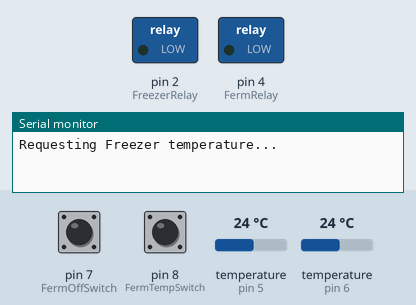
The sketch below on a simulated Arduino Uno, built with avr-gcc and run on an emulated ATmega328P. Parts: switched loads named in the sketch (green lamp = pin HIGH), the last lines printed to the serial monitor. The inputs (shaded band) are chosen by the test bench; at power-on: temperature (sensors on pin 6, pin 5) 24 °C, pin 7 (FermOffSwitch) HIGH, pin 8 (FermTempSwitch) HIGH.

Above: at 2.2 s.
2.3 s: temperature (sensor on pin 6) set to 5.3 °C
10.7 s: temperature (sensor on pin 6) set to 4.6 °C
19.1 s: temperature (sensor on pin 5) set to 16.2 °C
33.1 s: temperature (sensor on pin 5) set to 14.9 °C
At 36.2 s:
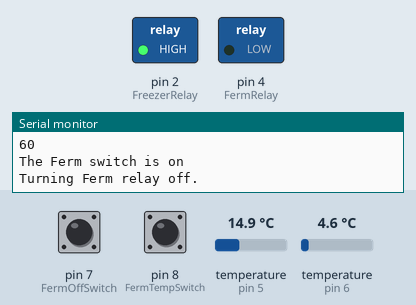
44.9 s: temperature (sensor on pin 5) set to 15.8 °C
53.3 s: temperature (sensor on pin 5) set to 17 °C
At 59.3 s:
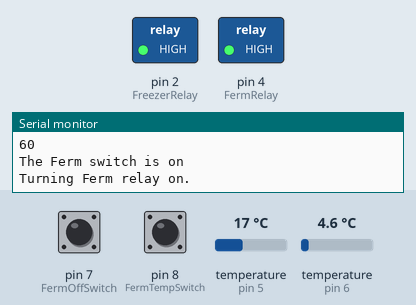
Timing chart, 0 to 60.8 s (numbered marks = the images above; inputs shaded):
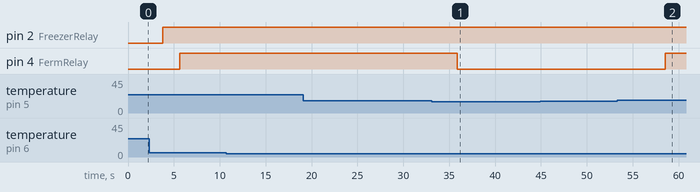

The sketch:

CSB_Keezer.ino
```cpp
/* YourDuino Electronic Brick Test
Temperature Sensor DS18B20
- Connect cable to Arduino Digital I/O Pin 2
terry@yourduino.com */

/*-----( Import needed libraries )-----*/
// Get 1-wire Library here: http://www.pjrc.com/teensy/td_libs_OneWire.html
#include <OneWire.h>
//Get DallasTemperature Library here:  http://milesburton.com/Main_Page?title=Dallas_Temperature_Control_Library
#include <DallasTemperature.h>

/*-----( Declare Constants )-----*/
#define Freezer_OW_Sensor 6 /*-(Connect to Pin 3 )-*/
#define Ferm_OW_Sensor 5
#define RELAY_ON 1
#define RELAY_OFF 0

/*-----( Declare objects )-----*/
/* Set up a oneWire instance to communicate with any OneWire device*/
OneWire FreezerWire(Freezer_OW_Sensor);
OneWire FermWire(Ferm_OW_Sensor);

/* Tell Dallas Temperature Library to use oneWire Library */
DallasTemperature FreezerSensors(&FreezerWire);
DallasTemperature FermSensors(&FermWire);


/*-----( Declare Variables )-----*/
#define FreezerRelay  2  // Arduino Digital I/O pin number
#define FermRelay  4
#define FermOffSwitch 7
#define FermTempSwitch 8

int currentTempFreezer;
int targetFreezerTemp = 40;
int currentTempFerm;
int TargetFermTemp = 60;

int avgTemp[5];
bool validFreezerTemp = false;
int invalidFermCount = 0;
int invalidFreezerCount = 0;
bool validFermTemp = false;

void setup()   /****** SETUP: RUNS ONCE ******/
{
  //-------( Initialize Pins so relays are inactive at reset)----

  digitalWrite(FreezerRelay, RELAY_OFF);
  digitalWrite(FermRelay, RELAY_OFF);
  pinMode(FermOffSwitch, INPUT);
  digitalWrite(FermOffSwitch, HIGH);
  pinMode(FermTempSwitch, INPUT);
  digitalWrite(FermTempSwitch, HIGH);

  //---( THEN set pins as outputs )----
  pinMode(FreezerRelay, OUTPUT);
  pinMode(FermRelay, OUTPUT);

  /*-(start serial port to see results )-*/
  delay(1000);
  Serial.begin(9600);

  /*-( Start up the DallasTemperature library )-*/
  FreezerSensors.begin();
  FermSensors.begin();

}//--(end setup )---

void loop()   /****** LOOP: RUNS CONSTANTLY ******/
{

  delay(1000);
  getFreezerTemp();

  Serial.println("The target Freezer temperature is ");
  Serial.println(targetFreezerTemp);
  Serial.println();

  if (currentTempFreezer > targetFreezerTemp)
  {
    Serial.println("Turning freezer relay on.");
    digitalWrite(FreezerRelay, RELAY_ON);
  }
  if (currentTempFreezer < targetFreezerTemp)
  {
    Serial.println("Turning freezer relay off.");
    digitalWrite(FreezerRelay, RELAY_OFF);
  }


  if (digitalRead(FermOffSwitch))
  {
    getFermTemp();

    TargetFermTemp = digitalRead(FermTempSwitch) ? 60 : 40;

    Serial.println("The target Ferm temperature is ");
    Serial.println(TargetFermTemp);
    Serial.println();
    Serial.println("The Ferm switch is on");
    if (currentTempFerm > TargetFermTemp)
    {
      Serial.println("Turning Ferm relay on.");
      digitalWrite(FermRelay, RELAY_ON);
    }
    if (currentTempFerm < TargetFermTemp)
    {
      Serial.println("Turning Ferm relay off.");
      digitalWrite(FermRelay, RELAY_OFF);
    }
  }
  else
  {
    Serial.println("Fermentor is off");
    digitalWrite(FermRelay, RELAY_OFF);
  }

  delay(3000);
}/* --(end main loop )-- */

/* ( THE END ) */

//Read temperature sensor values and write value to currentTempFreezer
void getFreezerTemp(void) {
  //Counter for numver of invalid temperature reading
  validFreezerTemp = false;

  invalidFreezerCount = 0;
  while (!validFreezerTemp) {
    if (invalidFreezerCount >= 5)
    {
      failSafe();
    }
    Serial.println();
    Serial.print("Requesting Freezer temperature...");
    FreezerSensors.requestTemperatures(); // Send the command to get temperatures
    Serial.println("DONE");

    currentTempFreezer = FreezerSensors.getTempFByIndex(0);
    Serial.print(currentTempFreezer);
    Serial.println(" Degrees F");
    Serial.println();

    if (currentTempFreezer > 0 & currentTempFreezer < 110) {
      validFreezerTemp = true;
    }
    else {
      invalidFreezerCount++;
    }

    delay(1000);
  }

}
void getFermTemp(void) {
  //Counter for numver of invalid temperature reading
  validFermTemp = false;
  invalidFermCount = 0;

  while (!validFermTemp) {
    if (invalidFermCount >= 5)
    {
      failSafe();
    }
    Serial.println();
    Serial.print("Requesting Ferm temperature...");
    FermSensors.requestTemperatures(); // Send the command to get temperatures
    Serial.println("DONE");

    currentTempFerm = FermSensors.getTempFByIndex(0);
    Serial.print(currentTempFerm);
    Serial.println(" Degrees F");
    Serial.println();

    if (currentTempFerm > 0 & currentTempFerm < 110) {
      validFermTemp = true;
    }
    else {
      invalidFermCount++;
    }
    delay(1000);
  }
}

void failSafe(void) {
  Serial.println("Temperature sensor failure detected, turning off compressor...");
  digitalWrite(FreezerRelay, RELAY_OFF);
  while (true);
}
```

Measured:
- the behaviour switches between 15.6 and 15.5 °C on temperature (sensor on pin 5) (found by bisection; images 0 and 1)
- the behaviour switches between 16.1 and 16.2 °C on temperature (sensor on pin 5) (found by bisection; images 1 and 2)
- after the input at 33.1 s, pin 4 (FermRelay): HIGH → LOW after 2.8 s
- after the input at 53.3 s, pin 4 (FermRelay): LOW → HIGH after 5.3 s
